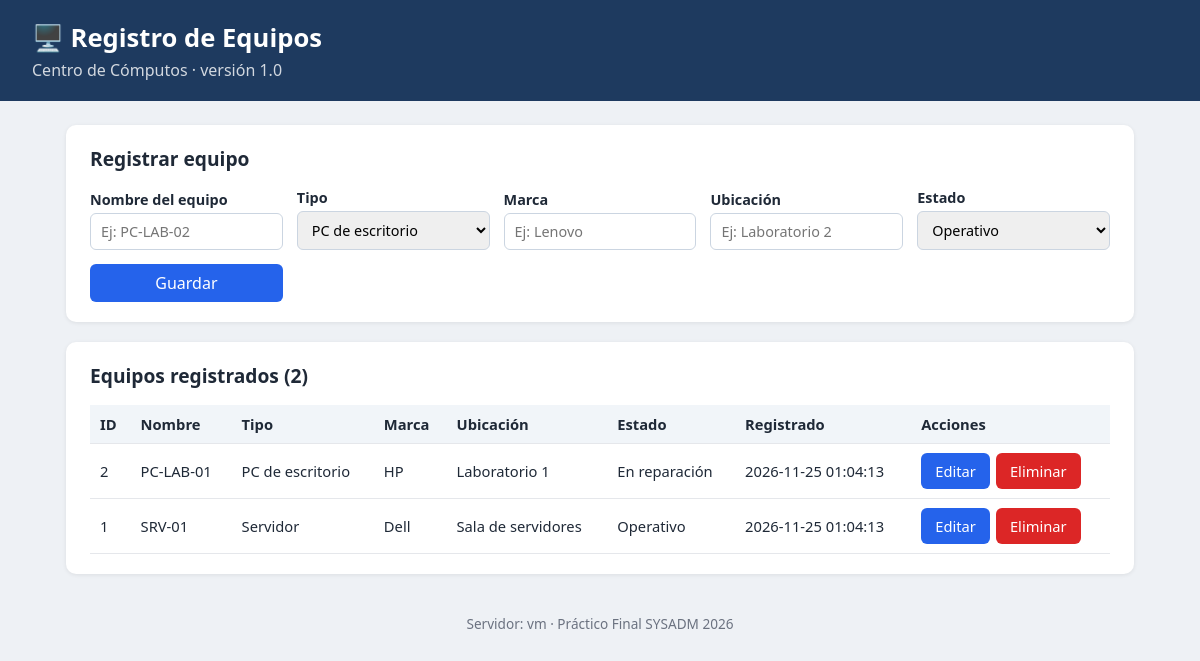
The page / on the database its author committed.
### tables this page shows
CREATE TABLE IF NOT EXISTS equipos (
  id             INT AUTO_INCREMENT PRIMARY KEY,    
  nombre         VARCHAR(100) NOT NULL,             
  tipo           VARCHAR(50)  NOT NULL,             
  marca          VARCHAR(50)  NOT NULL,             
  ubicacion      VARCHAR(100) NOT NULL,             
  estado         VARCHAR(30)  NOT NULL,             
  fecha_registro TIMESTAMP DEFAULT CURRENT_TIMESTAMP  
);

### conexion.php (called while the page is built, shortened)
<?php
function e($texto) {
    return htmlspecialchars((string)$texto, ENT_QUOTES, 'UTF-8');
}
$TIPOS   = ['PC de escritorio', 'Notebook', 'Servidor', 'Impresora', 'Router / Switch', 'Otro'];
$ESTADOS = ['Operativo', 'En reparación', 'Fuera de servicio'];

### index.php (the view, shortened to what this page needs)
<?php
require 'conexion.php';
$resultado = $conexion->query('SELECT * FROM equipos ORDER BY id DESC');
?>
<!DOCTYPE html>
<html lang="es">
<head>
    <link rel="stylesheet" href="estilos.css">
</head>
<body>
    <header>
        <h1>🖥️ Registro de Equipos</h1>
        <p>Centro de Cómputos · versión 1.0</p>
    </header>
    <main>
        <section class="tarjeta">
            <h2>Registrar equipo</h2>
            <form method="POST" action="index.php" class="formulario">
                <label>Nombre del equipo
                    <input type="text" name="nombre" placeholder="Ej: PC-LAB-02" required>
                </label>
                <label>Tipo
                    <select name="tipo" required>
                        <?php foreach ($TIPOS as $t): ?>
                            <option><?= e($t) ?></option>
                        <?php endforeach; ?>
                    </select>
                </label>
                <label>Marca
                    <input type="text" name="marca" placeholder="Ej: Lenovo" required>
                </label>
                <label>Ubicación
                    <input type="text" name="ubicacion" placeholder="Ej: Laboratorio 2" required>
                </label>
                <label>Estado
                    <select name="estado" required>
                        <?php foreach ($ESTADOS as $es): ?>
                            <option><?= e($es) ?></option>
                        <?php endforeach; ?>
                    </select>
                </label>
                <button type="submit">Guardar</button>
            </form>
        </section>
        <section class="tarjeta">
            <h2>Equipos registrados (<?= $resultado->num_rows ?>)</h2>
            <?php if ($resultado->num_rows === 0): ?>
                <p>Todavía no hay equipos cargados.</p>
            <?php else: ?>
                <div class="tabla-scroll">
                <table>
                    <thead>
                        <tr>
                            <th>ID</th><th>Nombre</th><th>Tipo</th><th>Marca</th>
                            <th>Ubicación</th><th>Estado</th><th>Registrado</th><th>Acciones</th>
                        </tr>
                    </thead>
                    <tbody>
                        <?php while ($fila = $resultado->fetch_assoc()): ?>
                            <tr>
                                <td><?= e($fila['id']) ?></td>
                                <td><?= e($fila['nombre']) ?></td>
                                <td><?= e($fila['tipo']) ?></td>
                                <td><?= e($fila['marca']) ?></td>
                                <td><?= e($fila['ubicacion']) ?></td>
                                <td><?= e($fila['estado']) ?></td>
                                <td><?= e($fila['fecha_registro']) ?></td>
                                <td class="acciones">
                                    <a class="boton" href="editar.php?id=<?= e($fila['id']) ?>">Editar</a>
                                    <form method="POST" action="eliminar.php"
                                          onsubmit="return confirm('¿Seguro que querés eliminar este equipo?');">
                                        <button type="submit" class="peligro">Eliminar</button>
                                    </form>
                                </td>
                            </tr>
                        <?php endwhile; ?>
                    </tbody>
                </table>
                </div>
            <?php endif; ?>
        </section>
    </main>
    <footer>Servidor: <?= e(gethostname()) ?> · Práctico Final SYSADM 2026</footer>
</body>
</html>

### estilos.css (style rules this page uses)
* { box-sizing: border-box; }
body { margin: 0; font-family: system-ui, Arial, sans-serif; background: #eef1f5; color: #1f2937; }
header { background: #1e3a5f; color: #fff; padding: 20px 32px; }
header h1 { margin: 0; font-size: 1.6rem; }
header p { margin: 4px 0 0; opacity: .8; }
main { max-width: 1100px; margin: 24px auto; padding: 0 16px; }
.tarjeta { background: #fff; border-radius: 10px; padding: 20px 24px; margin-bottom: 20px; box-shadow: 0 1px 4px rgba(0, 0, 0, .08); }
.tarjeta h2 { margin-top: 0; font-size: 1.2rem; }
.formulario { display: grid; grid-template-columns: repeat(auto-fit, minmax(180px, 1fr)); gap: 14px; align-items: end; }
label { display: flex; flex-direction: column; gap: 4px; font-size: .9rem; font-weight: 600; }
input, select { padding: 8px 10px; border: 1px solid #cbd5e1; border-radius: 6px; font: inherit; font-weight: 400; }
button, .boton { display: inline-block; padding: 8px 14px; border: 0; border-radius: 6px; background: #2563eb; color: #fff; font: inherit; text-decoration: none; text-align: center; cursor: pointer; }
.peligro { background: #dc2626; }
.tabla-scroll { overflow-x: auto; }
table { width: 100%; border-collapse: collapse; font-size: .92rem; }
th, td { padding: 9px 10px; border-bottom: 1px solid #e5e7eb; text-align: left; }
th { background: #f1f5f9; }
.acciones { display: flex; gap: 6px; }
.acciones form { margin: 0; }
footer { text-align: center; color: #6b7280; font-size: .85rem; padding: 16px; }

### rows shown on the page
equipos: id "2", nombre "PC-LAB-01", tipo "PC de escritorio", marca "HP", ubicacion "Laboratorio 1", estado "En reparación", fecha_registro "2026-11-25 01:04:13"
equipos: id "1", nombre "SRV-01", tipo "Servidor", marca "Dell", ubicacion "Sala de servidores", estado "Operativo", fecha_registro "2026-11-25 01:04:13"

### other values the page prints
$resultado->num_rows "2"
gethostname() "vm"
form field tipo "PC de escritorio"
form field estado "Operativo"
